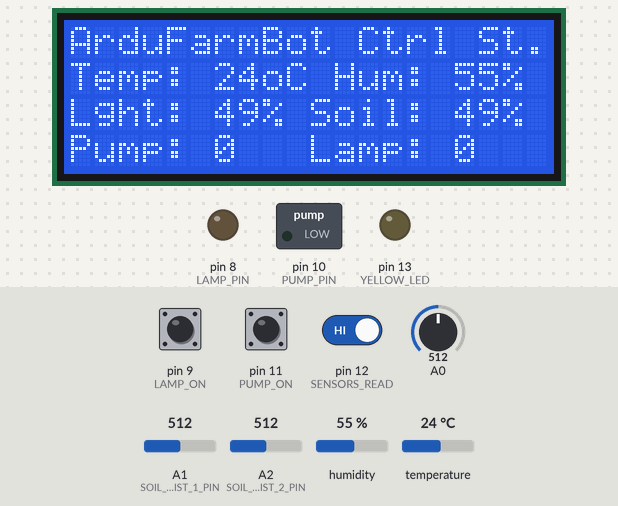
The sketch below on a simulated Arduino Nano, built with avr-gcc and run on an emulated ATmega328P. Shown: 20×4 character LCD, switched loads named in the sketch (green lamp = pin HIGH), output pins drawn as LEDs (lit = HIGH). Inputs (shaded band) come from the test bench; at power-on: pin 12 (SENSORS_READ) HIGH, pin 9 (LAMP_ON) HIGH, pin 11 (PUMP_ON) HIGH, A0 = 512, A1 (SOIL_MOIST_1_PIN) = 512, A2 (SOIL_MOIST_2_PIN) = 512, humidity 55 %, temperature 24 °C. Pins used as bus, display or sensor lines are not drawn; what the sketch prints to the serial monitor is not drawn.

Above: at 3.7 s.
3.8 s: pin 12 (SENSORS_READ) driven LOW
At 4.5 s:
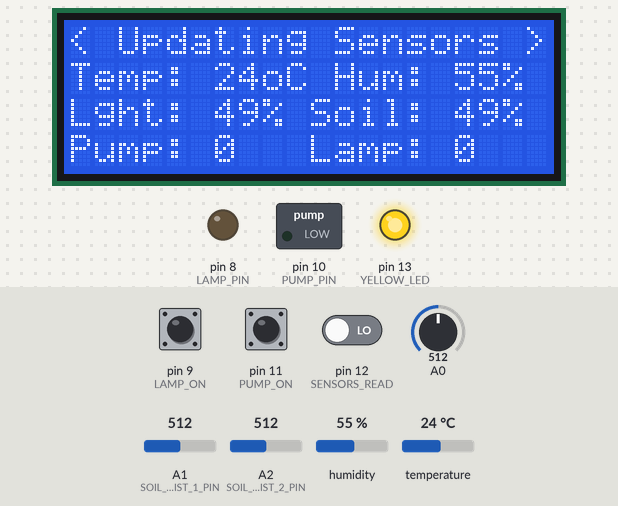
6.8 s: pin 9 (LAMP_ON) pulled LOW for 3.2 s
At 10.1 s:
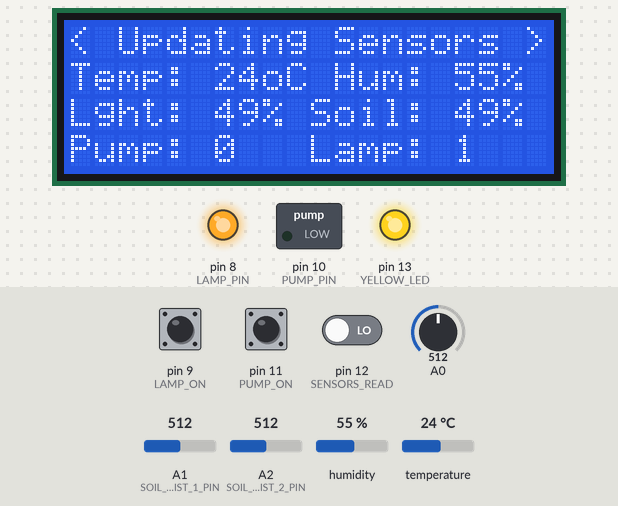
13.0 s: pin 11 (PUMP_ON) pulled LOW for 3.2 s
At 15.8 s:
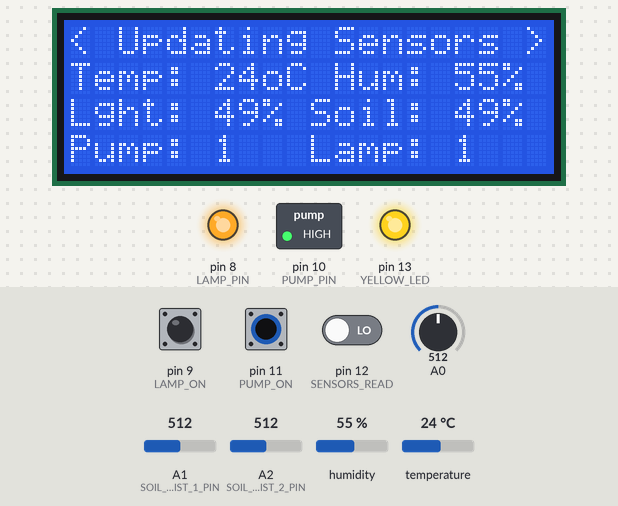
19.2 s: pin 12 (SENSORS_READ) driven HIGH
At 21.5 s:
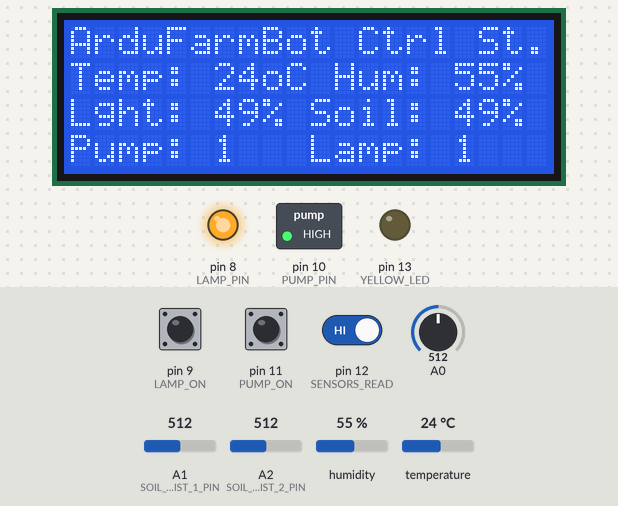
22.2 s: pin 9 (LAMP_ON) pulled LOW for 0.15 s
At 23.5 s:
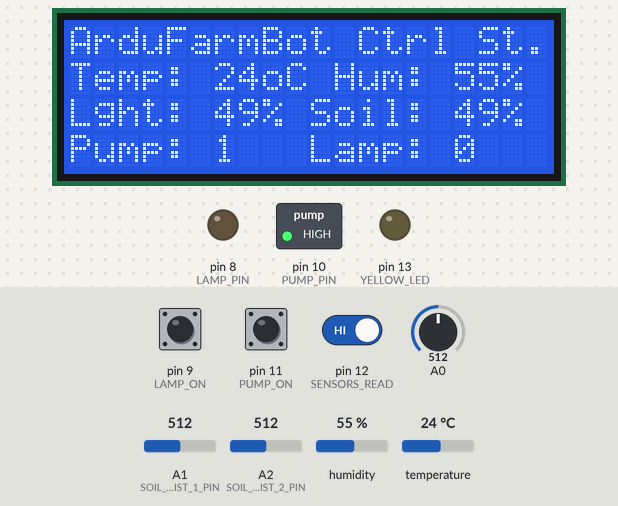
23.8 s: pin 11 (PUMP_ON) pulled LOW for 1 s
At 25.4 s:
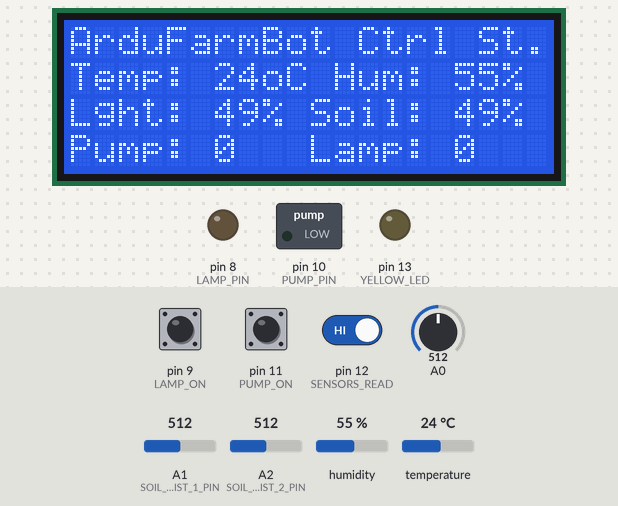
Timing chart, 0 to 26.9 s (numbered marks = the images above; inputs shaded):
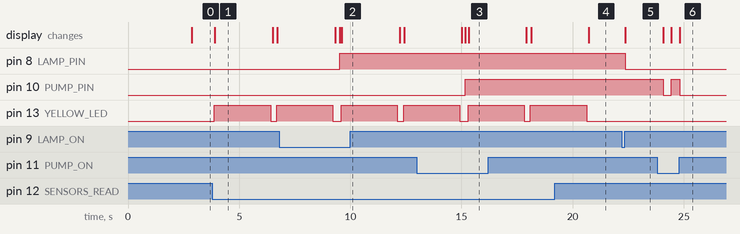

Measured:
- after the input at 3.8 s, pin 13 (YELLOW_LED): LOW → HIGH after 0.09 s, → LOW 2.5 s later, → HIGH 0.28 s later; the display: changes after 0.11 s (image 1)
- after the input at 6.8 s, pin 8 (LAMP_PIN): LOW → HIGH after 2.7 s; the display: first differs from a run without the input after 2.7 s (image 2 shows a later state)
- after the input at 13.0 s, pin 10 (PUMP_PIN): LOW → HIGH after 2.2 s; the display: first differs from a run without the input after 2.2 s (image 3 shows a later state)
- after the input at 19.2 s, pin 13 (YELLOW_LED): goes on until 20.6 s, then stays LOW
- after the input at 22.2 s, pin 8 (LAMP_PIN): HIGH → LOW after 0.16 s; the display: changes after 0.16 s (image 5)
- after the input at 23.8 s, pin 10 (PUMP_PIN): HIGH → LOW after 0.27 s, → HIGH 0.38 s later, → LOW 0.38 s later; the display: changes after 0.27 s (image 6)
- what the display in image 1 shows lasts 2.6 s, from 3.9 s to 6.5 s

The sketch:

ArduFarmBot1_Local_Control_Station_Final.ino
```cpp
/********************************************************************************************
 * Sensors/Actuators Local station
 *       DHT-22 sensor (pin D4) to read temperature and humidity values
 *       LDR Sensor (Pin A0) used as luminosity Sensor ==> 0% full dark to 100% full light
 *       SoilSensor Reading 2 soil Moisture (Humidity) sensors in % at Nano Pin A1 and A2.
 *          - VCC for both Soil Moister (SM) sensors connected to D7 and GND to D6
 *          - If only one sensor is connected, Sensor of connected at A2 is ignored
 *       Actuators: Pump/LED Red (Pin 10) and Lamp (Pin 8)
 *   ==> 2 buttons for local activation of Pump (Pin 11) and Lamp (Pin 9)
 *   ==> 1 button for updating Sensors Reading (Pin A3 ==> equivalent D17)
 *   ==> I2C LCD 4/20 for local monitoring (SDA ==> NANO Pin A4  SCL ==> NANO Pin A5)
 *
 * MJRoBot 27Aug16
 *********************************************************************************************/

// ------------------------------- Libraries
#include "stationDefines.h"    // Project definitions
#include <DHT.h>               // DHT Library
#include <Wire.h>              // I2C
#include <LiquidCrystal_I2C.h> // LCD

// ------------------------------- Innitializations
DHT dht(DHTPIN, DHTTYPE);           // Initialize the DHT sensor
LiquidCrystal_I2C lcd(0x27, 20, 4); // Set the LCD address to 0x27 for a 20 chars and 4 line display (use I2C scan to confirm address)

// ------------------------------- Setup
void setup()
{
  pinMode(PUMP_PIN, OUTPUT);
  pinMode(LAMP_PIN, OUTPUT);
  pinMode(YELLOW_LED, OUTPUT);
  pinMode(PUMP_ON, INPUT_PULLUP); // Button
  pinMode(LAMP_ON, INPUT_PULLUP); // Button
  pinMode(SENSORS_READ, INPUT_PULLUP); // Button
  pinMode(SMS_VCC,OUTPUT);
  pinMode(SMS_GND,OUTPUT);

  iniciateStation(); // initiate some sensors, first readings, display innitial data, etc.
}

// ------------------------------- Main Loop
void loop()
{
  elapsedTime = millis()-startTiming;   // Start timer for measurements
  readLocalCmd(); //Read local button status
  showDataLCD();

  if (elapsedTime > (sampleTimingSeconds*1000))
  {
    readSensors();
    autoControlPlantation();
    startTiming = millis();
  }
}

// ------------------------------- Specific Station Functions

/****************************************************************
* Read local commands (Pump and Lamp buttons are normally "HIGH"):
****************************************************************/
void readLocalCmd()
{
  int digiValue = debounce(PUMP_ON);
  if (!digiValue)
  {
    pumpStatus = !pumpStatus;
    showDataLCD();
    aplyCmd();
  }

  digiValue = debounce(LAMP_ON);
  if (!digiValue)
  {
    lampStatus = !lampStatus;
    showDataLCD();
    aplyCmd();
  }

  digiValue = debounce(SENSORS_READ);
  if (!digiValue)
  {
    digitalWrite(YELLOW_LED, HIGH);
    lcd.setCursor (0,0);
    lcd.print("< Updating Sensors >");
    readSensors();
    digitalWrite(YELLOW_LED, LOW);
  }
}

/***************************************************
* Receive Commands and act on actuators
****************************************************/
void aplyCmd()
{
    if (pumpStatus == 1) digitalWrite(PUMP_PIN, HIGH);
    if (pumpStatus == 0) digitalWrite(PUMP_PIN, LOW);

    if (lampStatus == 1) digitalWrite(LAMP_PIN, HIGH);
    if (lampStatus == 0) digitalWrite(LAMP_PIN, LOW);
}


/***************************************************
* Automatically Control the Plantation based on sensors reading
****************************************************/
void autoControlPlantation()
{
//--------------------------------- PUMP ------//
  if (soilMoist < DRY_SOIL && lumen > DARK_LIGHT)
  {
    if (soilMoistAlert == HIGH)
    {
      soilMoistAlert = LOW;
      turnPumpOn();
    }
    else soilMoistAlert = HIGH;
  }
  else soilMoistAlert = LOW;

//--------------------------------- HEAT ------//
  if (tempDHT < COLD_TEMP && soilMoist < WET_SOIL)
  {
    if (tempLowAlert == HIGH)
    {
      tempLowAlert = LOW;
      digitalWrite(LAMP_PIN, HIGH);
      lampStatus = 1;
    }
    else tempLowAlert = HIGH;
  }
  else
  {
    tempLowAlert = LOW;
    digitalWrite(LAMP_PIN, LOW);
    lampStatus = 0;
  }
}

/***************************************************
* TurnPumOn
****************************************************/
void turnPumpOn()
{
  digitalWrite(PUMP_PIN, HIGH);
  pumpStatus = 1;
  showDataLCD();
  delay (timePumpOn*1000);
  digitalWrite(PUMP_PIN, LOW);
  pumpStatus = 0;
  showDataLCD();
}

/***************************************************
* Read data from Sensors
****************************************************/
void readSensors(void)
{
  tempDHT = dht.readTemperature();   //Read temperature and humidity values from DHT sensor:
  humDHT = dht.readHumidity();
  lumen = getLumen(LDR_PIN);
  soilMoist = getSoilMoist();
}
```

generalFunctions.ino
```cpp
/***************************************************
* Iniciate Station
****************************************************/
void iniciateStation()
{
  dht.begin();
  lcd.begin();
  Serial.begin(9600);
  Serial.println("ArduFarmBot Local Station Test");
  lcd.println("<<<<< Starting >>>>>");
  readSensors(); // innitial reading
  startTiming = millis(); // starting the "program clock"
}


/***************************************************
* Debouncing a key
****************************************************/
boolean debounce(int pin)
{
  boolean state;
  boolean previousState;
  const int debounceDelay = 60;

  previousState = digitalRead(pin);
  for(int counter=0; counter< debounceDelay; counter++)
  {
    delay(1);
    state = digitalRead(pin);
    if(state != previousState)
    {
      counter =0;
      previousState = state;
    }
  }
  return state;
}
```

printDisplay.ino
```cpp
/***************************************************
* Showing capured data at Serial Monitor
****************************************************/
void printData(void)
{
  Serial.print("   Temp DHT ==> ");
  Serial.print(tempDHT);
  Serial.print("oC  Hum DHT ==> ");
  Serial.print(humDHT);
  Serial.print("%  Luminosity ==> ");
  Serial.print(lumen);
  Serial.print("%  Soil Moisture ==> ");
  Serial.print(soilMoist);
  Serial.print("%  Pump: ");
  if (soilMoistAlert  == 1) Serial.print ("X");
  else Serial.print(pumpStatus);
  Serial.print("    Lamp: ");
  Serial.println(lampStatus);
}

/***************************************************
* Showing capured data at LCD
****************************************************/
void showDataLCD(void)
{
  lcd.setCursor (0,0);
  lcd.print("ArduFarmBot Ctrl St.");
  lcd.setCursor (0,1);
  lcd.print("Temp: ");
  lcd.setCursor (6,1);
  lcd.print("    ");
  lcd.setCursor (6,1);
  lcd.print(tempDHT);
  lcd.print("oC Hum: ");
  lcd.setCursor (16,1);
  lcd.print("    ");
  lcd.setCursor (16,1);
  lcd.print(humDHT);
  lcd.print("%  ");
  lcd.setCursor (0,2);
  lcd.print("Lght: ");
  lcd.setCursor (6,2);
  lcd.print("    ");
  lcd.setCursor (6,2);
  lcd.print(lumen);
  lcd.print("%");
  lcd.print(" Soil: ");
  lcd.setCursor (16,2);
  lcd.print("    ");
  lcd.setCursor (16,2);
  lcd.print(soilMoist);
  lcd.print("%");
  lcd.setCursor (0,3);
  lcd.print("Pump: ");
  if (soilMoistAlert  == 1) lcd.print ("X");
  else lcd.print(pumpStatus);
  lcd.print("   Lamp: ");
  if (tempLowAlert == 1) lcd.print ("X");
  else lcd.print(lampStatus);
  lcd.setCursor (0,0);
}
```

sensors.ino
```cpp
/***************************************************
* Capture luminosity data: 0% full dark to 100% full light
****************************************************/
int getLumen(int anaPin)
{
  int anaValue = 0;
  for(int i = 0; i < 10; i++) // read sensor 10X ang get the average
  {
    anaValue += analogRead(anaPin);
    delay(50);
  }

  anaValue = anaValue/10; //Light under 300; Dark over 800
  anaValue = map(anaValue, 1023, 0, 0, 100); //LDRDark:0  ==> light 100%

  return anaValue;
}

/***************************************************
* Capture soil Moisture data
****************************************************/
int getSoilMoist()
{
  int i = 0;
  int anaValue1 = 0;
  int anaValue2 = 0;
  for(i = 0; i < numSamplesSMS; i++) // // "numSamplesSMS" defines number of samples of each reading cycle
  {
    digitalWrite(SMS_VCC,LOW);   // drive a current through the divider in one direction
    digitalWrite(SMS_GND,HIGH);
    delay(500);   // wait a moment for capacitance effects to settle
    anaValue1 += analogRead(SOIL_MOIST_1_PIN);
    delay(500);   // wait a moment for ADC settle-up
    anaValue2 += analogRead(SOIL_MOIST_2_PIN);

    digitalWrite(SMS_VCC,HIGH);   // reverse the current
    digitalWrite(SMS_GND,LOW);
    delay(1000);   // give as much time in 'reverse' as in 'forward'
    digitalWrite(SMS_VCC,LOW);   // stop the current
    //delay (3000);
  }

  anaValue1 = anaValue1/(i);
  anaValue2 = anaValue2/(i);
  if (numSM == 2) anaValue1 = (anaValue1+anaValue2)/2; // "numSM" variable, defines number of moisture sensors that are connected

  anaValue1 = map(anaValue1, 1015, 3, 0, 100); //1015:0 (en el air) ==> 003:100% (poniendo un "short circuit)
  //Serial.println(anaValue1);
  return anaValue1;
}
```

stationDefines.h
```cpp
// -----------------------  HW: Pin definitions
// Sensors
#define DHTPIN 5         // DHT data pin connected to Arduino pin 5
#define DHTTYPE DHT22    // DHT 22 (if your sensor is the DHT 11, only change this line by: #define DHTTYPE DHT11)
#define LDR_PIN 0        // used for Luminosity (LDR) Sensor Input

#define SOIL_MOIST_1_PIN 1 // used for Soil Moisture Sensor Input
#define SOIL_MOIST_2_PIN 2 // used for Soil Moisture Sensor Input
#define SMS_VCC 7 // used for Soil Moisture Sensor "Power Supply" (VCC)
#define SMS_GND 6 // used for Soil Moisture Sensor "GND"

// Actuators: Buttons and LEDs
#define PUMP_ON 11  //push-button
#define PUMP_PIN 10
#define LAMP_ON 9  //push-button (9)
#define LAMP_PIN 8
#define SENSORS_READ 12  // push-button

// Alert LED
#define YELLOW_LED 13 // 13

// -----------------------  SW: Variables and definitionsdefinitions
//  to be used by DHT Sensor
int humDHT;
int tempDHT;
int tempLowAlert = 0;
int HOT_TEMP = 30;
int COLD_TEMP = 12;

// to be used by LDR Sensor
int lumen;
int lumenAlert = 0;
int DARK_LIGHT = 30;

// to be used by SM Sensor
int soilMoist;
int soilMoistAlert = 0;
int DRY_SOIL = 40;
int WET_SOIL = 60;
int numSM = 1; // "numSM" defines number of moisture sensors that are connected
int numSamplesSMS = 1; // "numSamplesSMS" defines number of samples of each reading cycle

// to be used by Actuators
boolean pumpStatus = 0;
boolean lampStatus = 0;
int timePumpOn = 10; // turn Pump On in minutes

// to be used with timers
long sampleTimingSeconds = 30; // ==> Define Sample time in seconds to read sensores
long startTiming = 0;
long elapsedTime = 0;
```
